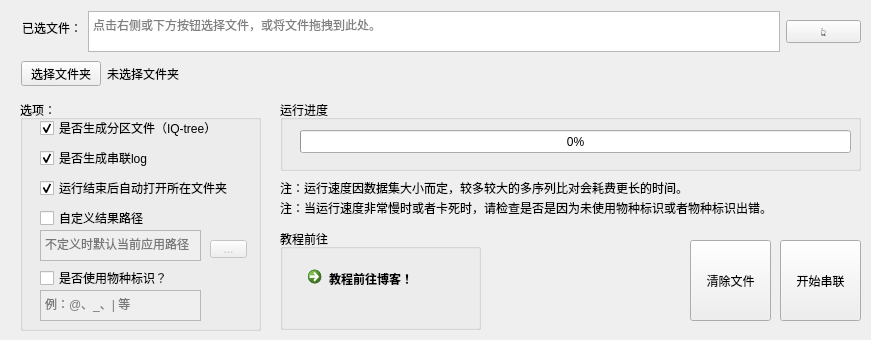
     <widget class="QWidget" name="tab">
      <attribute name="title">
       <string>序列串联</string>
      </attribute>
      <widget class="QGroupBox" name="groupBox_5">
       <property name="geometry">
        <rect>
         <x>20</x>
         <y>100</y>
         <width>241</width>
         <height>231</height>
        </rect>
       </property>
       <property name="title">
        <string>选项：</string>
       </property>
       <widget class="QCheckBox" name="pf_able">
        <property name="enabled">
         <bool>true</bool>
        </property>
        <property name="geometry">
         <rect>
          <x>20</x>
          <y>20</y>
          <width>191</width>
          <height>16</height>
         </rect>
        </property>
        <property name="text">
         <string>是否生成分区文件（IQ-tree）</string>
        </property>
        <property name="checked">
         <bool>true</bool>
        </property>
        <property name="tristate">
         <bool>false</bool>
        </property>
       </widget>
       <widget class="QCheckBox" name="spe_able">
        <property name="enabled">
         <bool>true</bool>
        </property>
        <property name="geometry">
         <rect>
          <x>20</x>
          <y>170</y>
          <width>191</width>
          <height>16</height>
         </rect>
        </property>
        <property name="text">
         <string>是否使用物种标识？</string>
        </property>
        <property name="checked">
         <bool>false</bool>
        </property>
        <property name="tristate">
         <bool>false</bool>
        </property>
       </widget>
       <widget class="QTextEdit" name="spe_sym">
        <property name="enabled">
         <bool>false</bool>
        </property>
        <property name="geometry">
         <rect>
          <x>20</x>
          <y>190</y>
          <width>161</width>
          <height>31</height>
         </rect>
        </property>
        <property name="verticalScrollBarPolicy">
         <enum>Qt::ScrollBarAlwaysOff</enum>
        </property>
        <property name="html">
         <string>&lt;!DOCTYPE HTML PUBLIC &quot;-//W3C//DTD HTML 4.0//EN&quot; &quot;http://www.w3.org/TR/REC-html40/strict.dtd&quot;&gt;
&lt;html&gt;&lt;head&gt;&lt;meta name=&quot;qrichtext&quot; content=&quot;1&quot; /&gt;&lt;style type=&quot;text/css&quot;&gt;
p, li { white-space: pre-wrap; }
&lt;/style&gt;&lt;/head&gt;&lt;body style=&quot; font-family:'SimSun'; font-size:9pt; font-weight:400; font-style:normal;&quot;&gt;
&lt;p style=&quot;-qt-paragraph-type:empty; margin-top:0px; margin-bottom:0px; margin-left:0px; margin-right:0px; -qt-block-indent:0; text-indent:0px;&quot;&gt;&lt;br /&gt;&lt;/p&gt;&lt;/body&gt;&lt;/html&gt;</string>
        </property>
        <property name="placeholderText">
         <string>例：@、_、| 等</string>
        </property>
       </widget>
       <widget class="QCheckBox" name="log_able">
        <property name="enabled">
         <bool>true</bool>
        </property>
        <property name="geometry">
         <rect>
          <x>20</x>
          <y>50</y>
          <width>191</width>
          <height>16</height>
         </rect>
        </property>
        <property name="text">
         <string>是否生成串联log</string>
        </property>
        <property name="checked">
         <bool>true</bool>
        </property>
        <property name="tristate">
         <bool>false</bool>
        </property>
       </widget>
       <widget class="QCheckBox" name="open_dir">
        <property name="enabled">
         <bool>true</bool>
        </property>
        <property name="geometry">
         <rect>
          <x>20</x>
          <y>80</y>
          <width>191</width>
          <height>16</height>
         </rect>
        </property>
        <property name="text">
         <string>运行结束后自动打开所在文件夹</string>
        </property>
        <property name="checked">
         <bool>true</bool>
        </property>
        <property name="tristate">
         <bool>false</bool>
        </property>
       </widget>
       <widget class="QCheckBox" name="modi_dir">
        <property name="enabled">
         <bool>true</bool>
        </property>
        <property name="geometry">
         <rect>
          <x>20</x>
          <y>110</y>
          <width>191</width>
          <height>16</height>
         </rect>
        </property>
        <property name="text">
         <string>自定义结果路径</string>
        </property>
        <property name="checked">
         <bool>false</bool>
        </property>
        <property name="tristate">
         <bool>false</bool>
        </property>
       </widget>
       <widget class="QTextEdit" name="con_res_dir">
        <property name="enabled">
         <bool>false</bool>
        </property>
        <property name="geometry">
         <rect>
          <x>20</x>
          <y>130</y>
          <width>161</width>
          <height>31</height>
         </rect>
        </property>
        <property name="verticalScrollBarPolicy">
         <enum>Qt::ScrollBarAlwaysOff</enum>
        </property>
        <property name="html">
         <string>&lt;!DOCTYPE HTML PUBLIC &quot;-//W3C//DTD HTML 4.0//EN&quot; &quot;http://www.w3.org/TR/REC-html40/strict.dtd&quot;&gt;
&lt;html&gt;&lt;head&gt;&lt;meta name=&quot;qrichtext&quot; content=&quot;1&quot; /&gt;&lt;style type=&quot;text/css&quot;&gt;
p, li { white-space: pre-wrap; }
&lt;/style&gt;&lt;/head&gt;&lt;body style=&quot; font-family:'SimSun'; font-size:9pt; font-weight:400; font-style:normal;&quot;&gt;
&lt;p style=&quot;-qt-paragraph-type:empty; margin-top:0px; margin-bottom:0px; margin-left:0px; margin-right:0px; -qt-block-indent:0; text-indent:0px;&quot;&gt;&lt;br /&gt;&lt;/p&gt;&lt;/body&gt;&lt;/html&gt;</string>
        </property>
        <property name="placeholderText">
         <string>不定义时默认当前应用路径</string>
        </property>
       </widget>
       <widget class="QToolButton" name="con_res_sel">
        <property name="enabled">
         <bool>false</bool>
        </property>
        <property name="geometry">
         <rect>
          <x>190</x>
          <y>140</y>
          <width>37</width>
          <height>18</height>
         </rect>
        </property>
        <property name="text">
         <string>...</string>
        </property>
       </widget>
      </widget>
      <widget class="QGroupBox" name="groupBox_6">
       <property name="geometry">
        <rect>
         <x>280</x>
         <y>100</y>
         <width>581</width>
         <height>71</height>
        </rect>
       </property>
       <property name="title">
        <string>运行进度</string>
       </property>
       <widget class="QProgressBar" name="con_progress">
        <property name="geometry">
         <rect>
          <x>20</x>
          <y>30</y>
          <width>551</width>
          <height>23</height>
         </rect>
        </property>
        <property name="value">
         <number>0</number>
        </property>
       </widget>
      </widget>
      <widget class="QLabel" name="label_31">
       <property name="geometry">
        <rect>
         <x>280</x>
         <y>180</y>
         <width>521</width>
         <height>16</height>
        </rect>
       </property>
       <property name="text">
        <string>注：运行速度因数据集大小而定，较多较大的多序列比对会耗费更长的时间。</string>
       </property>
      </widget>
      <widget class="QLabel" name="label_32">
       <property name="geometry">
        <rect>
         <x>280</x>
         <y>200</y>
         <width>521</width>
         <height>16</height>
        </rect>
       </property>
       <property name="text">
        <string>注：当运行速度非常慢时或者卡死时，请检查是否是因为未使用物种标识或者物种标识出错。</string>
       </property>
      </widget>
      <widget class="QPushButton" name="rm_file">
       <property name="geometry">
        <rect>
         <x>690</x>
         <y>240</y>
         <width>81</width>
         <height>81</height>
        </rect>
       </property>
       <property name="text">
        <string>清除文件</string>
       </property>
      </widget>
      <widget class="QPushButton" name="start_con">
       <property name="geometry">
        <rect>
         <x>780</x>
         <y>240</y>
         <width>81</width>
         <height>81</height>
        </rect>
       </property>
       <property name="text">
        <string>开始串联</string>
       </property>
      </widget>
      <widget class="QGroupBox" name="groupBox_7">
       <property name="geometry">
        <rect>
         <x>280</x>
         <y>229</y>
         <width>201</width>
         <height>101</height>
        </rect>
       </property>
       <property name="title">
        <string>教程前往</string>
       </property>
       <widget class="QCommandLinkButton" name="bk_go_5">
        <property name="geometry">
         <rect>
          <x>20</x>
          <y>30</y>
          <width>151</width>
          <height>41</height>
         </rect>
        </property>
        <property name="text">
         <string>教程前往博客！</string>
        </property>
       </widget>
      </widget>
      <widget class="QWidget" name="layoutWidget">
       <property name="geometry">
        <rect>
         <x>21</x>
         <y>61</y>
         <width>841</width>
         <height>25</height>
        </rect>
       </property>
       <layout class="QHBoxLayout" name="horizontalLayout_2">
        <item>
         <widget class="QPushButton" name="sel_ali_bro_2">
          <property name="maximumSize">
           <size>
            <width>80</width>
            <height>16777215</height>
           </size>
          </property>
          <property name="text">
           <string>选择文件夹</string>
          </property>
         </widget>
        </item>
        <item>
         <widget class="QLabel" name="sel_ali_path">
          <property name="minimumSize">
           <size>
            <width>300</width>
            <height>0</height>
           </size>
          </property>
          <property name="maximumSize">
           <size>
            <width>800</width>
            <height>16777215</height>
           </size>
          </property>
          <property name="text">
           <string>未选择文件夹</string>
          </property>
         </widget>
        </item>
       </layout>
      </widget>
      <widget class="QTextBrowser" name="sel_ali">
       <property name="geometry">
        <rect>
         <x>88</x>
         <y>11</y>
         <width>692</width>
         <height>41</height>
        </rect>
       </property>
       <property name="verticalScrollBarPolicy">
        <enum>Qt::ScrollBarAlwaysOff</enum>
       </property>
       <property name="placeholderText">
        <string>点击右侧或下方按钮选择文件，或将文件拖拽到此处。</string>
       </property>
      </widget>
      <widget class="QLabel" name="label_25">
       <property name="geometry">
        <rect>
         <x>22</x>
         <y>20</y>
         <width>60</width>
         <height>16</height>
        </rect>
       </property>
       <property name="text">
        <string>已选文件：</string>
       </property>
      </widget>
      <widget class="QPushButton" name="sel_ali_bro">
       <property name="geometry">
        <rect>
         <x>786</x>
         <y>20</y>
         <width>75</width>
         <height>23</height>
        </rect>
       </property>
       <property name="text">
        <string>👆</string>
       </property>
      </widget>
     </widget>
